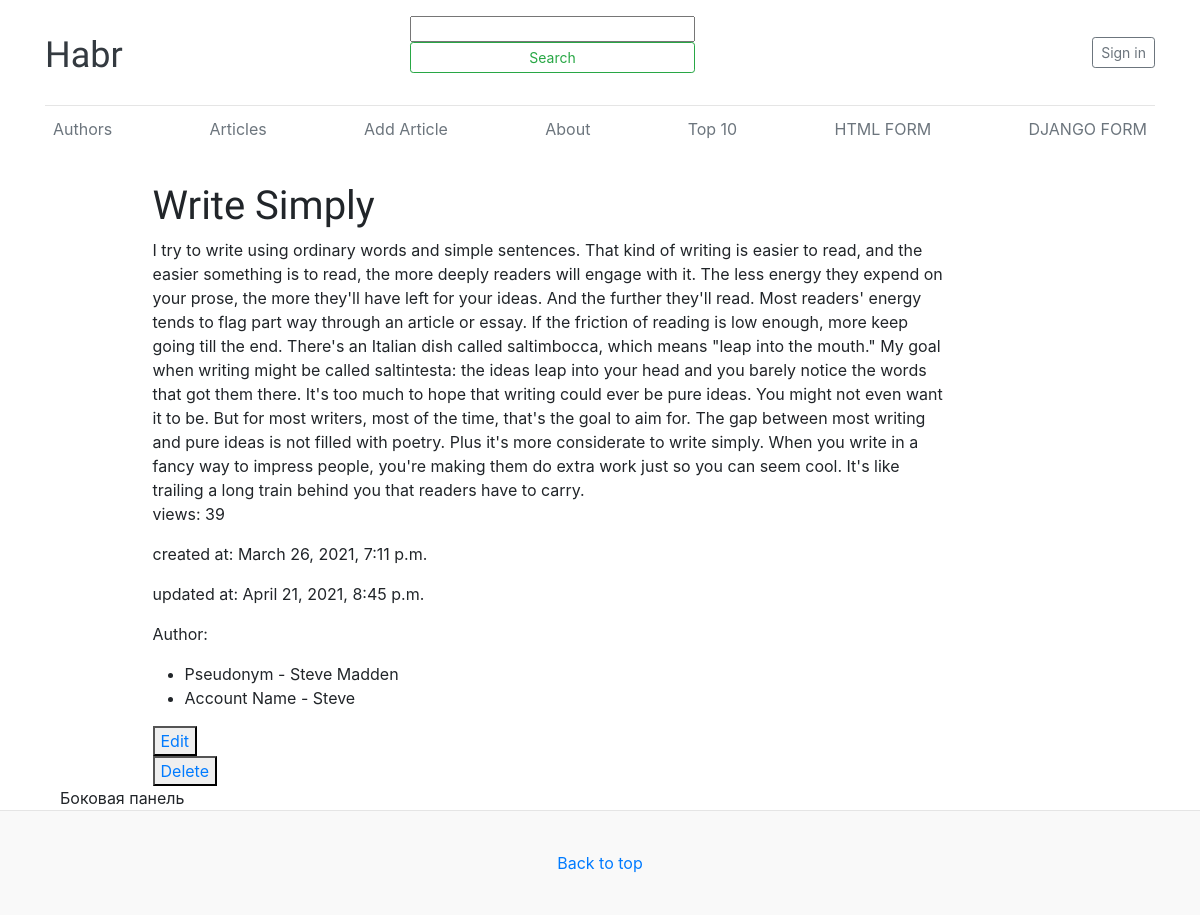
Page /article/3/ on the committed database.
### core/models.py (models this page shows, shortened)
class Article(models.Model):
    title = models.CharField(max_length = 255)
    text = models.TextField()
    author = models.ForeignKey(
        to = "Author",
        on_delete = models.SET_NULL,
        null = True, blank = True,
        related_name = "article",
        verbose_name = "Автор"
    )
    readers = models.ManyToManyField(
        to = User,
        related_name = "read_articles",
        blank = True,
    )
    views = models.IntegerField(
        default=0,
        verbose_name="views"
    )
    created_at = models.DateTimeField(
        auto_now_add=True,
        null=True,
    )
    updated_at = models.DateTimeField(auto_now=True)
    is_active = models.BooleanField(default=True)
    picture = models.ImageField(upload_to="articles_image", null=True, blank=True, verbose_name="Picture name")

class Author(models.Model):
    user = models.OneToOneField(
        to = User,
        related_name = "author",
        verbose_name = "Пользователь",
        null = False,
        blank = False,
        on_delete = models.CASCADE
    )
    nickname = models.CharField(max_length = 55)
    photo = models.ImageField(upload_to="photo", null=True, blank=True, verbose_name="Photo name")
    class Meta:
        verbose_name = "Автор"
        verbose_name_plural = "Авторы"

### core/views.py (the view)
# urls.py: path("article/<int:id>/", article, name = "article"),
def article(request, id):
    article = Article.objects.get(id = id)
    article.views += 1
    article.save()
    return render(
        request,
        "article.html",
        {"article": article}
    )

### core/templates/article.html (shortened to what this page needs)
{% extends 'base.html' %}
{% block content %}
    <h1>{{ article.title }}</h1>
    <div>{{ article.text }}</div>
    <p>views: {{ article.views }}</p>
    <p>created at: {{ article.created_at }}</p>
    <p>updated at: {{ article.updated_at }}</p>
    <p>
        Author:
        <ul>
            <li>Pseudonym - {{ article.author.nickname }}</li>
            <li>Account Name - {{ article.author.user.username }}</li>
        </ul>
    </p>
    <button><a href="{% url 'article-edit' article.id %}">Edit</a></button>
    <br>
    <button><a href="{% url 'article-delete' article.id %}">Delete</a></button>
{% endblock %}

### core/static/blog.css (style rules this page uses)
h1, h2, h3, h4, h5, h6 { font-family: 'Lexend', sans-serif;; }

### rows in the picture
Article: title "Write Simply", text "I try to write using ordinary words and simple sentences. That kind of writing is easier to read, and the easier something is to read, the more deeply readers will engage with it. The less energy they expend on your prose, the more they'll have left for your ideas. And the further they'll read. Most readers' energy tends to flag part way through an article or essay. If the friction of reading is low enough, more keep going till the end. There's an Italian dish called saltimbocca, which means \"leap into the mouth.\" My goal when writing might be called saltintesta: the ideas leap into your head and you barely notice the words that got them there. It's too much to hope that writing could ever…", views "39", created_at "March 26, 2021, 7:11 p.m.", updated_at "April 21, 2021, 8:45 p.m.", author.nickname "Steve Madden", author.user.username "Steve"
